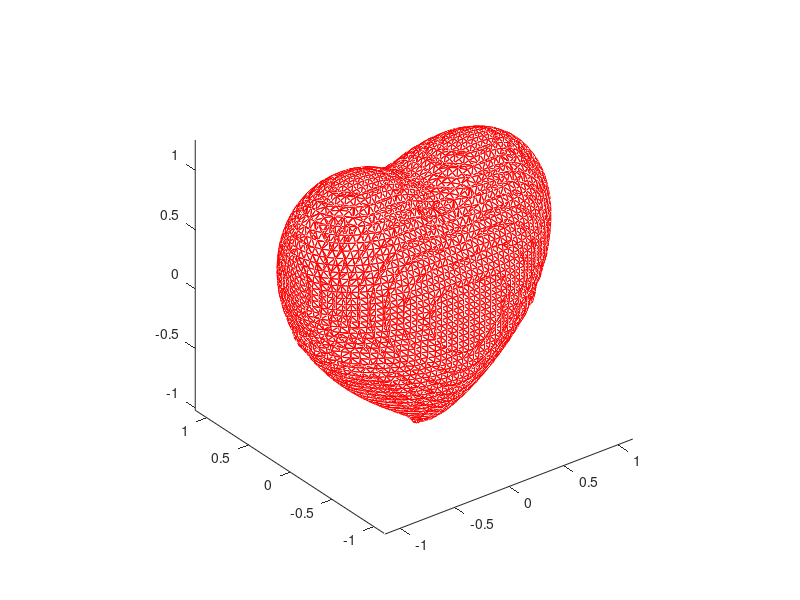

Reproduce this figure in MATLAB.
% volume datastep = 0.05;[X,Y,Z] = meshgrid(-3:step:3, -3:step:3, -3:step:3);F = (-(X.^2).*(Z.^3)-(9/80).*(Y.^2).*(Z.^3))+((X.^2)+(9/4).*(Y.^2)+(Z.^2)-1).^3;% wireframepatch(isosurface(X,Y,Z,F,0), 'FaceColor','w', 'EdgeColor','r')daspect([1 1 1])view(3)axis tight equalset(gcf, 'Color','w')